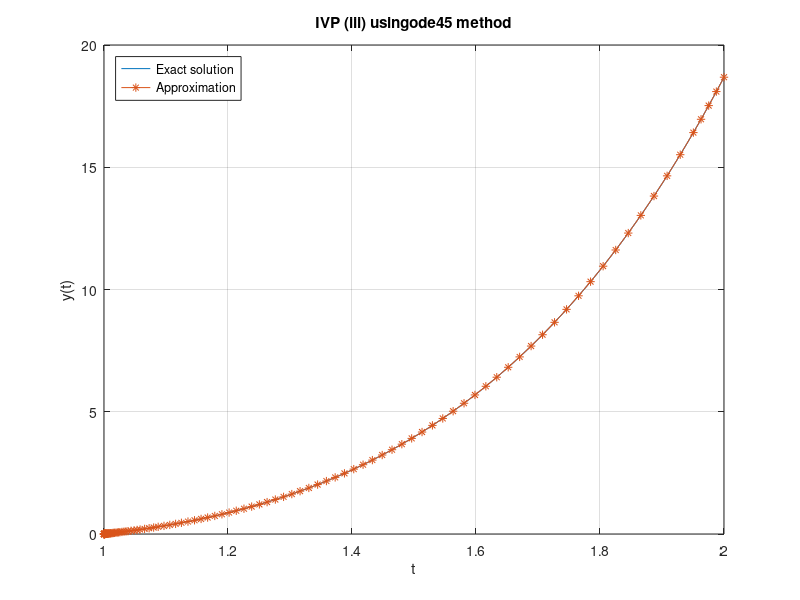

Write the MATLAB code that produced this figure. (Note: this script raises an error after producing the figure.)
% MATH2089 NM Tutorial Week 8 - Matlab

%% QUESTION 1
%
%  First order initial value problems (IVPs)
%  Solve by math2089euler, math2089heun, math2089rk4
%  and MATLAB's built-in ode45

%  Specify integer N directly rather than define h and then calculate N
% DO NOT DO N = (tmax-t0)/h

%% (i)
ivp = "IVP (i)";
f = @(t,y) t.*exp(3*t) - 2*y;
t0 = 0; 
tmax = 1;
N = 2; % since h = 0.5
y0 = 0;
yexact = @(t) (t/5).*exp(3*t) - (1/25)*exp(3*t) + (1/25)*exp(-2*t);

%% (ii)
ivp = "IVP (ii)";
f = @(t,y) 1 + y./t;
t0 = 1; 
tmax = 2;
N = 4; % since h = 0.25
y0 = 2;
yexact = @(t) t.*log(t) + 2*t;

%% (iii)
ivp = "IVP (iii)";
f = @(t,y) 2*y./t + t.^2.*exp(t);
t0 = 1; 
tmax = 2;
N = 10; % since h = 0.1
y0 = 0;
yexact = @(t) t.^2 .* (exp(t) - exp(1));
        
%% solve
% [t, y] = math2089euler(f, t0, tmax, N, y0); method = "Euler's";
% [t, y] = math2089heun(f, t0, tmax, N, y0); method = "Heun's";
% [t, y] = math2089rk4(f, t0, tmax, N, y0); method = "RK4";

opt = odeset('RelTol', 1e-7, 'AbsTol', 1e-10);
[t, y] = ode45(f, [t0, tmax], y0, opt);
method = "ode45";
% ode45 is an adaptive method, notice how the stars are of varying gaps. 

% plot approximation against exact solution
figure(1)
tp = linspace(t0, tmax, 101);
plot(tp, yexact(tp), t, y, '*-')
legend('Exact solution', 'Approximation', 'Location', 'NorthWest')
xlabel('t')
ylabel('y(t)')
title(strcat(ivp, " using ", method, " method"))
grid on

% print error
err = yexact(t) - y;
fprintf('\n  n   t_n    y_n      Error\n');
for i = 1:length(t)
    fprintf('%3.i %6.2f %8.4f %12.4e\n', i-1, t(i), y(i), err(i));
end


%% QUESTION 2 
format long
%  Second order IVP
%     y'' = 2 y t + y', y(1) = 2, y'(1) = 1
%
% (a) Convert this second order ODE to a system of two first order ODEs
% Let x be a vector of [x1 = y; x2 = y']. 
% Therefore, we have x' = [x1' = y' = x2; x2' = y'' = 2*x1*t + x2].
f = @(t,x) [x(2); 2*x(1)*t + x(2)];
x0 = [2; 1] % starting column vector

% (b) Compute two steps of rk2 with step size h = 0.2
%
%          k1 = f(tn, yn)
%          k2 = f(tn + (2/3)h, yn + (2/3)h  k1)
%     y_(n+1) = yn + (h/4) (k1 + 3 k2)

% first step
t0 = 1;
h = 0.2;
y0 = x0; % rename to y0 to be consistent with notation for rk2

t1 = t0 + h;
k1 = f(t0, y0)
k2 = f(t0 + (2/3)*h, y0 + (2/3)*h * k1);
y1 = y0 + (h/4)*(k1 + 3*k2)

% second step
t2 = t1 + h;
k1 = f(t1, y1)
k2 = f(t1 + (2/3)*h, y1 + (2/3)*h * k1);
y2 = y1 + (h/4)*(k1 + 3*k2)

% estimate y(1.4) and y'(1.4)
y_end = y2(1)
dy_end = y2(2)

% (c) Implement your own math2089rk2.m by modifying math2089rk4.m
% Done in math2089rk2.m file

% (d) Use math2089rk2.m with step size h = 0.2 to estimate y(3) and y'(3)
t0 = 1;
tmax = 3;
N = 10; % since h = 0.2
[t, y] = math2089rk2(f, t0, tmax, N, y0);

y_end = y(end, 1)
y_end = y(end, 2)

%% QUESTION 3

% Chemical mixing problem from the lectures

% (a) Write this as an IVP in the standard form
q = 10; 
V = 2; 
alpha = 2.6; 
u1 = 3.2;      
u2 = 4.8;     
qoverV = q / V;  
r = @(x) alpha * x(1) * x(2);
f = @(t, x) [ qoverV * (u1 - x(1)) - r(x);
              qoverV * (u2 - x(2)) - r(x);
             -qoverV * x(3) + r(x)]; % column vector

% (b) Specify the time interval and initial condition
t0 = 0;
tmax = 1.2;     % convert seconds to minutes
x0 = [5; 3; 0]; % column vector

% (c) Solve by ode45
y0 = x0;
opt = odeset('RelTol', 1e-7, 'AbsTol', 1e-10);
[t, y] = ode45(f, [t0, tmax], y0, opt); % do not forget 'opt'
method = 'ode45';
N = length(t) - 1;

figure(2)
plot(t, y, '*-') % plot the 3 columns of y against t
legend('Chemical 1', 'Chemical 2', 'Product', 'Location', 'North')
title('Chemical mixing problem - ode45')
xlabel('Time t (mins)')
ylabel('Chemicals (moles/m^3)')
grid on

% (d) Solve by math2089euler.m
[t, y] = math2089euler(f, t0, tmax, N, y0);

figure(3)
plot(t, y, '*-') % plot the 3 columns of y against t
legend('Chemical 1', 'Chemical 2', 'Product', 'Location', 'North')
title("Chemical mixing problem - Euler's method")
xlabel('Time t (mins)')
ylabel('Chemicals (moles/m^3)')
grid on


